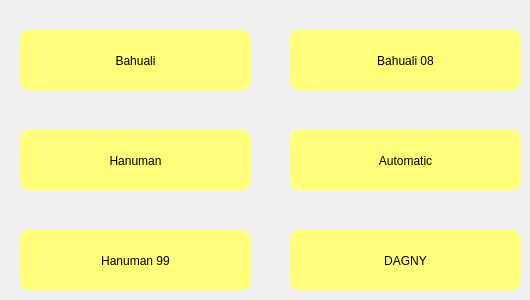
       <widget class="QWidget" name="widget">
        <widget class="QPushButton" name="bt_dove">
         <property name="geometry">
          <rect>
           <x>20</x>
           <y>30</y>
           <width>231</width>
           <height>61</height>
          </rect>
         </property>
         <property name="styleSheet">
          <string notr="true">QPushButton{
	background-color: qlineargradient(spread:pad, x1:0, y1:0, x2:1, y2:1, stop:1 rgba(255, 253, 121, 255));
border-radius:10px;
}
QPushButton:hover{
	background-color: qlineargradient(spread:pad, x1:0, y1:0, x2:1, y2:1, stop:1 rgba(255, 89, 196, 255));
border-radius:10px;
}</string>
         </property>
         <property name="text">
          <string>Bahuali</string>
         </property>
        </widget>
        <widget class="QPushButton" name="bt_oriole">
         <property name="geometry">
          <rect>
           <x>290</x>
           <y>30</y>
           <width>231</width>
           <height>61</height>
          </rect>
         </property>
         <property name="styleSheet">
          <string notr="true">QPushButton{
	background-color: qlineargradient(spread:pad, x1:0, y1:0, x2:1, y2:1, stop:1 rgba(255, 253, 121, 255));
border-radius:10px;
}
QPushButton:hover{
	background-color: qlineargradient(spread:pad, x1:0, y1:0, x2:1, y2:1, stop:1 rgba(255, 89, 196, 255));
border-radius:10px;
}</string>
         </property>
         <property name="text">
          <string>Bahuali 08</string>
         </property>
        </widget>
        <widget class="QPushButton" name="bt_hooter">
         <property name="geometry">
          <rect>
           <x>20</x>
           <y>130</y>
           <width>231</width>
           <height>61</height>
          </rect>
         </property>
         <property name="styleSheet">
          <string notr="true">QPushButton{
	background-color: qlineargradient(spread:pad, x1:0, y1:0, x2:1, y2:1, stop:1 rgba(255, 253, 121, 255));
border-radius:10px;
}
QPushButton:hover{
	background-color: qlineargradient(spread:pad, x1:0, y1:0, x2:1, y2:1, stop:1 rgba(255, 89, 196, 255));
border-radius:10px;
}</string>
         </property>
         <property name="text">
          <string>Hanuman</string>
         </property>
        </widget>
        <widget class="QPushButton" name="bt_indica">
         <property name="geometry">
          <rect>
           <x>290</x>
           <y>130</y>
           <width>231</width>
           <height>61</height>
          </rect>
         </property>
         <property name="styleSheet">
          <string notr="true">QPushButton{
	background-color: qlineargradient(spread:pad, x1:0, y1:0, x2:1, y2:1, stop:1 rgba(255, 253, 121, 255));
border-radius:10px;
}
QPushButton:hover{
	background-color: qlineargradient(spread:pad, x1:0, y1:0, x2:1, y2:1, stop:1 rgba(255, 89, 196, 255));
border-radius:10px;
}</string>
         </property>
         <property name="text">
          <string>Automatic</string>
         </property>
        </widget>
        <widget class="QPushButton" name="bt_hooter_2">
         <property name="geometry">
          <rect>
           <x>20</x>
           <y>230</y>
           <width>231</width>
           <height>61</height>
          </rect>
         </property>
         <property name="styleSheet">
          <string notr="true">QPushButton{
	background-color: qlineargradient(spread:pad, x1:0, y1:0, x2:1, y2:1, stop:1 rgba(255, 253, 121, 255));
border-radius:10px;
}
QPushButton:hover{
	background-color: qlineargradient(spread:pad, x1:0, y1:0, x2:1, y2:1, stop:1 rgba(255, 89, 196, 255));
border-radius:10px;
}</string>
         </property>
         <property name="text">
          <string>Hanuman 99</string>
         </property>
        </widget>
        <widget class="QPushButton" name="bt_hooter_3">
         <property name="geometry">
          <rect>
           <x>290</x>
           <y>230</y>
           <width>231</width>
           <height>61</height>
          </rect>
         </property>
         <property name="styleSheet">
          <string notr="true">QPushButton{
	background-color: qlineargradient(spread:pad, x1:0, y1:0, x2:1, y2:1, stop:1 rgba(255, 253, 121, 255));
border-radius:10px;
}
QPushButton:hover{
	background-color: qlineargradient(spread:pad, x1:0, y1:0, x2:1, y2:1, stop:1 rgba(255, 89, 196, 255));
border-radius:10px;
}</string>
         </property>
         <property name="text">
          <string>DAGNY</string>
         </property>
        </widget>
       </widget>
